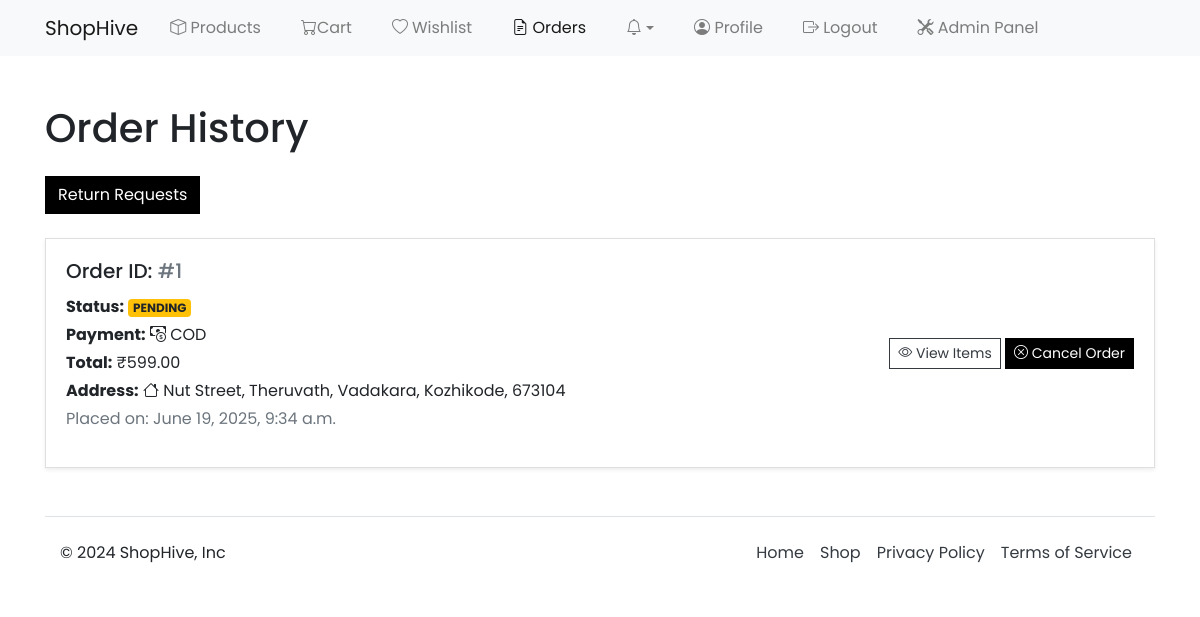
Page /orders/ (signed in) on the earlier database version.
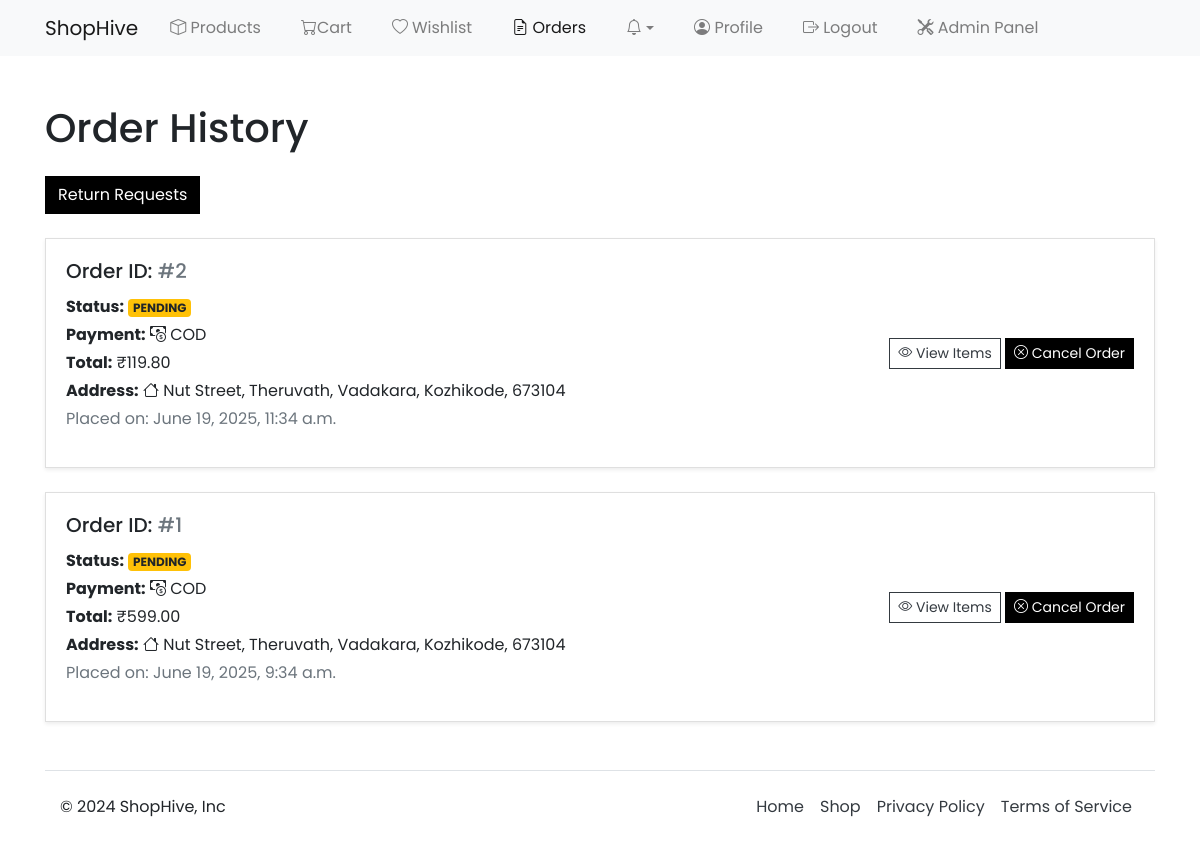
Same page on the later database version.
### ecommerce_app/models.py (models this page shows, shortened)
class Order(models.Model):
    ORDER_STATUS_CHOICES = [
        ("PENDING", "Pending"),
        ("CONFIRMED", "Confirmed"),
        ("SHIPPED", "Shipped"),
        ("DELIVERED", "Delivered"),
        ("CANCELLED", "Cancelled"),
    ]
    PAYMENT_METHOD_CHOICES = [
        ("COD", "Cash on Delivery"),
        ("ONLINE", "Online Payment"),
    ]
    user = models.ForeignKey(UserProfile, on_delete=models.CASCADE)
    total_price = models.DecimalField(max_digits=10, decimal_places=2)
    order_status = models.CharField(
        max_length=20, choices=ORDER_STATUS_CHOICES, default="PENDING"
    )
    payment_method = models.CharField(
        max_length=20, choices=PAYMENT_METHOD_CHOICES, default="COD"
    )
    created_at = models.DateTimeField(auto_now_add=True)
    updated_at = models.DateTimeField(auto_now=True)
    applied_coupon = models.ForeignKey(
        Coupon, on_delete=models.SET_NULL, null=True, blank=True
    )
    original_total_price = models.DecimalField(
        max_digits=10, decimal_places=2, null=True, blank=True
    )
    wallet_deduction = models.DecimalField(
        max_digits=10, decimal_places=2, null=True, blank=True
    )
    address_line_1 = models.TextField()
    address_line_2 = models.TextField(null=True, blank=True)
    city = models.CharField(max_length=50)
    state = models.CharField(max_length=50)
    post_code = models.CharField(max_length=6)

### ecommerce_app/views.py (the view)
# urls.py: path("orders/", views.view_orders, name="view_orders"),
@never_cache
@login_required
def view_orders(request):
    orders = Order.objects.filter(user=request.user).order_by("-id")
    return render(request, "app/view_orders.html", {"orders": orders})

### ecommerce_app/models.py (called while the page is built)
    def total_items(self):
        return self.cart_products.count()

### ecommerce_app/templates/app/view_orders.html (shortened to what this page needs)
{% extends './base.html' %}
{% load humanize %}
{% block content %}
<div class="container my-5">
    <h1 class="mb-4">Order History</h1>
    <a href="{% url 'app:return_request_list' %}" class="btn btn-black">Return Requests</a>
    <br>
    <br>
    {% for order in orders %}
        <div class="card mb-4 shadow-sm">
            <div class="card-body">
                <div class="d-md-flex justify-content-between align-items-center">
                    <div>
                        <h5 class="card-title">Order ID: <span class="text-muted">#{{ order.id }}</span></h5>
                        <p class="mb-1"><strong>Status:</strong>
                            <span class="badge
                                {% if order.order_status == 'CONFIRMED' or order.order_status == 'SHIPPED' or order.order_status == 'DELIVERED' %}bg-success
                                {% elif order.order_status == 'PENDING' %}bg-warning
                                {% elif order.order_status == 'CANCELLED' %}bg-danger
                                {% else %}bg-primary
                                {% endif %}">
                                {{ order.order_status }}
                            </span>
                        </p>
                        <p class="mb-1"><strong>Payment:</strong> <i class="bi bi-cash-coin"></i> {{ order.payment_method }}</p>
                        <p class="mb-1"><strong>Total:</strong> ₹{{ order.total_price|intcomma }}</p>
                        <p class="mb-1"><strong>Address:</strong> <i class="bi bi-house"></i> {{ order.address_line_1 }}, {% if order.address_line_2 %} {{ order.address_line_2 }}, {% endif %} {{ order.city }}, {{ order.post_code }}</p>
                        <p class="text-muted">Placed on: {{ order.created_at }}</p>
                    </div>
                    {% if order.order_status == 'CANCELLED' %}
                        <p class="text-muted">Cancelled on: {{ order.updated_at }}</p>
                        <a class="btn btn-outline-dark btn-sm me-2" href="{% url 'app:order_detail' order.id %}">
                            <i class="bi bi-eye"></i> View Items
                        </a>
                    {% elif order.order_status == 'DELIVERED' %}
                    <p class="text-muted">Delivered on: {{ order.updated_at }}</p>
                    <a class="btn btn-outline-dark btn-sm me-2" href="{% url 'app:order_detail' order.id %}">
                        <i class="bi bi-eye"></i> View / Return Items
                    </a>
                    {% elif order.order_status == 'SHIPPED' %}
                    <p class="text-muted">Shipped on: {{ order.updated_at }}</p>
                    {% else %}
                    <div>
                        <a class="btn btn-outline-dark btn-sm me-2" href="{% url 'app:order_detail' order.id %}">
                            <i class="bi bi-eye"></i> View Items
                        </a>
                        <button type="button" class="btn btn-black btn-sm" data-bs-toggle="modal" data-bs-target="#cancelOrderModal{{ order.id }}">
                            <i class="bi bi-x-circle"></i> Cancel Order
                        </button>
                    </div>
                    {% endif %}
                </div>
            </div>
        </div>
    {% empty %}
        <div class="alert alert-info text-center">
            <p>No orders found.</p>
        </div>
    {% endfor %}
</div>
{% endblock %}

Differences in the rows shown:
added Order: id "2", order_status "PENDING", payment_method "COD", total_price "119.80", address_line_1 "Nut Street", address_line_2 "Theruvath", city "Vadakara, Kozhikode", post_code "673104", created_at "June 19, 2025, 11:34 a.m."
